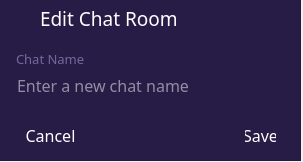
<?xml version="1.0" encoding="UTF-8"?>
<ui version="4.0">
 <class>Dialog</class>
 <widget class="QDialog" name="Dialog">
  <property name="geometry">
   <rect>
    <x>0</x>
    <y>0</y>
    <width>303</width>
    <height>162</height>
   </rect>
  </property>
  <property name="windowTitle">
   <string>Dialog</string>
  </property>
  <widget class="QFrame" name="frame">
   <property name="geometry">
    <rect>
     <x>0</x>
     <y>0</y>
     <width>301</width>
     <height>161</height>
    </rect>
   </property>
   <property name="font">
    <font>
     <family>Lucida Sans Unicode</family>
     <pointsize>11</pointsize>
     <weight>50</weight>
     <bold>false</bold>
    </font>
   </property>
   <property name="styleSheet">
    <string notr="true">QFrame{
border: none;
	background-color: rgb(38, 28, 70);
color: white;

}</string>
   </property>
   <property name="frameShape">
    <enum>QFrame::StyledPanel</enum>
   </property>
   <property name="frameShadow">
    <enum>QFrame::Raised</enum>
   </property>
   <widget class="QLabel" name="label">
    <property name="geometry">
     <rect>
      <x>40</x>
      <y>8</y>
      <width>151</width>
      <height>21</height>
     </rect>
    </property>
    <property name="font">
     <font>
      <family>Noto Naskh Arabic UI</family>
      <pointsize>14</pointsize>
      <weight>50</weight>
      <bold>false</bold>
     </font>
    </property>
    <property name="styleSheet">
     <string notr="true"/>
    </property>
    <property name="text">
     <string>Edit Chat Room</string>
    </property>
   </widget>
   <widget class="QPushButton" name="pushButton_5">
    <property name="geometry">
     <rect>
      <x>270</x>
      <y>3</y>
      <width>31</width>
      <height>31</height>
     </rect>
    </property>
    <property name="styleSheet">
     <string notr="true">QPushButton{
border-radius: 7px;
	background-color: rgb(38, 28, 70);
color: white;

}</string>
    </property>
    <property name="text">
     <string/>
    </property>
    <property name="icon">
     <iconset>
      <normaloff>../code/Resources/close4.png</normaloff>../code/Resources/close4.png</iconset>
    </property>
    <property name="iconSize">
     <size>
      <width>30</width>
      <height>30</height>
     </size>
    </property>
   </widget>
   <widget class="QPushButton" name="pushButton_6">
    <property name="geometry">
     <rect>
      <x>5</x>
      <y>3</y>
      <width>31</width>
      <height>31</height>
     </rect>
    </property>
    <property name="styleSheet">
     <string notr="true">QPushButton{
border-radius: 7px;
	background-color: rgb(38, 28, 70);
color: white;

}</string>
    </property>
    <property name="text">
     <string/>
    </property>
    <property name="icon">
     <iconset>
      <normaloff>../code/Resources/back1.png</normaloff>../code/Resources/back1.png</iconset>
    </property>
    <property name="iconSize">
     <size>
      <width>30</width>
      <height>30</height>
     </size>
    </property>
   </widget>
   <widget class="QLineEdit" name="lineEdit">
    <property name="geometry">
     <rect>
      <x>0</x>
      <y>70</y>
      <width>301</width>
      <height>31</height>
     </rect>
    </property>
    <property name="font">
     <font>
      <family>Noto Naskh Arabic UI</family>
      <pointsize>12</pointsize>
     </font>
    </property>
    <property name="styleSheet">
     <string notr="true">QLineEdit{
border-radius: 1px;
	background-color: rgb(38, 28, 70);
color:white;
text-align: left;
padding: 0% 15%;
}

QLineEdit:hover{
background-color: rgb(85, 68, 139);
border-bottom: solid white;
}
</string>
    </property>
    <property name="text">
     <string/>
    </property>
    <property name="placeholderText">
     <string>Enter a new chat name</string>
    </property>
   </widget>
   <widget class="QPushButton" name="pushButton">
    <property name="geometry">
     <rect>
      <x>10</x>
      <y>120</y>
      <width>81</width>
      <height>31</height>
     </rect>
    </property>
    <property name="font">
     <font>
      <family>Noto Naskh Arabic UI</family>
      <pointsize>12</pointsize>
      <weight>50</weight>
      <bold>false</bold>
     </font>
    </property>
    <property name="styleSheet">
     <string notr="true">QPushButton{
border-radius:1px;
	background-color: rgb(38, 28, 70);
color:white;
text-align: center;
padding: 0% 15%;
}

QPushButton:hover{
background-color: rgb(85, 68, 139);
}
</string>
    </property>
    <property name="text">
     <string>Cancel</string>
    </property>
    <property name="iconSize">
     <size>
      <width>30</width>
      <height>30</height>
     </size>
    </property>
   </widget>
   <widget class="QPushButton" name="pushButton_2">
    <property name="geometry">
     <rect>
      <x>230</x>
      <y>120</y>
      <width>61</width>
      <height>31</height>
     </rect>
    </property>
    <property name="font">
     <font>
      <family>Noto Naskh Arabic UI</family>
      <pointsize>12</pointsize>
      <weight>50</weight>
      <bold>false</bold>
     </font>
    </property>
    <property name="styleSheet">
     <string notr="true">QPushButton{
border-radius:1px;
	background-color: rgb(38, 28, 70);
color:white;
text-align: center;
padding: 0% 15%;
}

QPushButton:hover{
background-color: rgb(85, 68, 139);
}
</string>
    </property>
    <property name="text">
     <string>Save</string>
    </property>
    <property name="iconSize">
     <size>
      <width>30</width>
      <height>30</height>
     </size>
    </property>
   </widget>
   <widget class="QLabel" name="label_2">
    <property name="geometry">
     <rect>
      <x>16</x>
      <y>48</y>
      <width>71</width>
      <height>21</height>
     </rect>
    </property>
    <property name="font">
     <font>
      <family>Noto Naskh Arabic UI</family>
      <pointsize>10</pointsize>
     </font>
    </property>
    <property name="styleSheet">
     <string notr="true">QLabel{
color: #75699c;
}</string>
    </property>
    <property name="text">
     <string>Chat Name</string>
    </property>
   </widget>
  </widget>
 </widget>
 <resources/>
 <connections/>
</ui>
